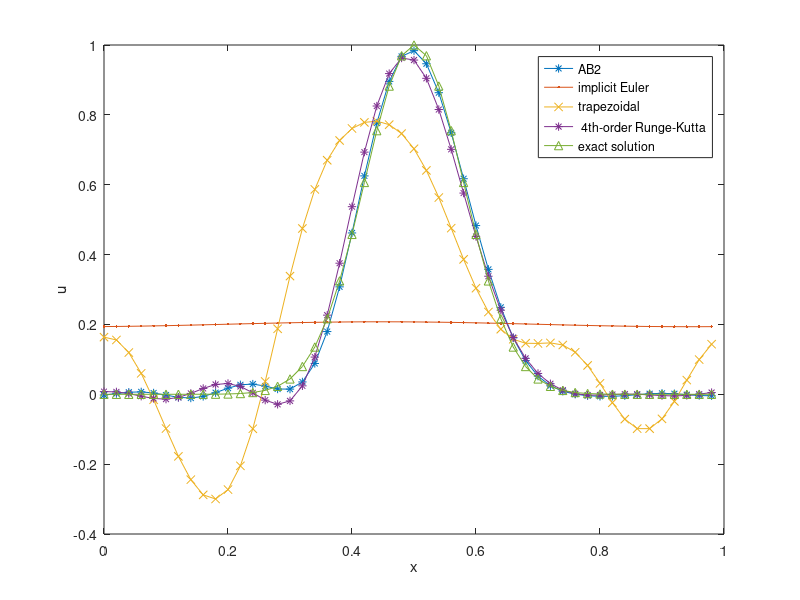

Reproduce this figure in MATLAB.
%% Problem 8
%% 1D problem
clear all; % clear all data
low=0; % define my low and high spatial boundary
high=1;
M=50; % number of grids
a=1; % a is the coefficient
dx=(high-low)/M;
out=[]; % output file which the solution of each time ste can be found here
un=zeros(1,M); % initialize my IC vector;
pos=(high-low)/(M)*([0:(M-1)]); % calculate position value at each grid
%% set IC
for i=1:M
    un(i)=exp(-0.5*((pos(i)-0.5)/0.08)^2);
end
u_ic=un; %% save my IC so I can compare with my soilution
%% set A
A=zeros(M); % initialize matrix A
for i=3:M-2
A(i,i-2:i+2)=[1 -8 0 8 -1];
end
A(1,1:3)=[0 8 -1];
A(1,end-1:end)=[1 -8];
A(2,1:4)=[-8 0 8 -1];
A(2,end)=1;
A(M-1,1)=-1;
A(M-1,end-3:end)=[1 -8 0 8];
A(M,1:2)=[8 -1];  
A(M,M-2:M)=[1 -8 0];  
un=un.';
operator_4O_center=1/12/dx*A; % Define my 2nd-order centered differences operator;
t=0;
%% different time martching methods

% % AB2
h=dx*a*0.1; % Courant number=0.1
t=0;
out=[];
unm1=u_ic.';
un=unm1-operator_4O_center*unm1*h;
dunm1dt=(un-unm1)/h;
t=0;
for i=1:(10/h)
    t=t+h;
    unp1= un+1/2*h*(-3*operator_4O_center*un-dunm1dt);
    dundt=(dunm1dt+2/h*(unp1-un))/3;
    out=[out ;  t unp1.'];
    unm1=un;
    un=unp1;
    dunm1dt=dundt;
%     plot(pos,unp1,'o-');
%     pause(0)
end
plot(pos,out(end,2:end),'*-');
hold on;

%% implicit Euler
h=a*dx; % Courant number=1
out=[];
un=u_ic.';
A=(h*operator_4O_center+eye(M));
t=0;
for i=1:(10/h)
    t=t+h;
    unp1=A\(un);
    un=unp1;
    out=[out ; t unp1.'];
%     plot(pos,unp1,'o-');
%     pause()
end
plot(pos,out(end,2:end),'.-');

%% trapezoidal
h=a*dx; % Courant number=1
out=[];
un=u_ic.';
unp1=un-operator_4O_center*un*h;
dundt=(unp1-un)/h;
t=0;
for i=1:(10/h)
    t=t+h;
    unp1=(1/2*h*operator_4O_center+eye(M))\(un+1/2*h*dundt);
    dunp1dt=(unp1-un)*2/h-dundt;
    out=[out ; t unp1.'];
    un=unp1;
    dundt=dunp1dt;
%     plot(pos,unp1,'o-');
%     pause(0)
end
plot(pos,out(end,2:end),'x-');

%% 4th-order Runge-Kutta methods
h=a*dx; % Courant number=1
out=[];
un=u_ic.';
t=0;
for i=1:(10/h)
    t=t+h;
    unp1d2_1=un-1/2*h*operator_4O_center*un;
    unp1d2_2=un-1/2*h*operator_4O_center*unp1d2_1;
    unp1_bar=un-h*operator_4O_center*unp1d2_2;
    unp1=un+1/6*h*(-operator_4O_center*(un+2*unp1d2_1+2*unp1d2_2+unp1_bar));
    un=unp1;
    out=[out ; t unp1.'];
%     plot(pos,unp1,'o-');
%     pause(0)
end
plot(pos,out(end,2:end),'-*');
plot(pos,u_ic,'-^');
legend('AB2','implicit Euler','trapezoidal',' 4th-order Runge-Kutta','exact solution');
xlabel('x')
ylabel('u')
